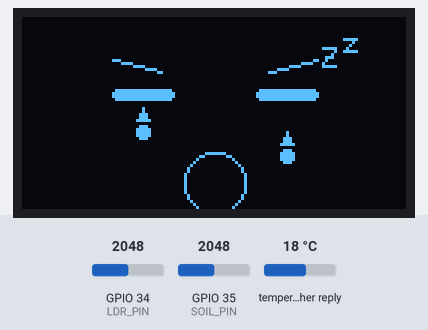
Bench run of a sketch on a simulated ESP32. On the bench: 128×64 one-colour display. The inputs (shaded band) are chosen by the test bench; at power-on: GPIO 35 (SOIL_PIN) = 2048, GPIO 34 (LDR_PIN) = 2048, temperature in the weather reply 18 °C. WiFi joins after 1.5 s; servers stay silent unless stated; the local clock reads 2024-03-15 10:24:30 at power-on unless the sketch sets it; web services answer with replies made up by the test bench.

Above: at 15.8 s.
15.9 s: GPIO 35 (SOIL_PIN) set to 1529
At 16.02 s:
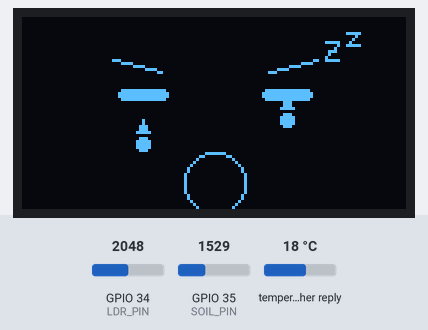
18.2 s: GPIO 35 (SOIL_PIN) set to 1467
At 19.64 s:
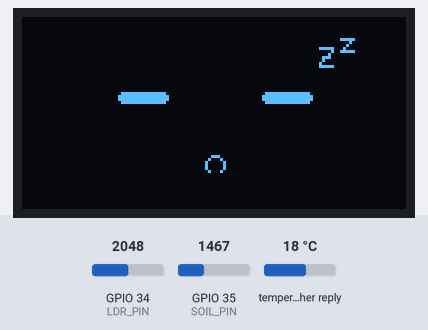
20.8 s: GPIO 34 (LDR_PIN) set to 1939
At 21.64 s:
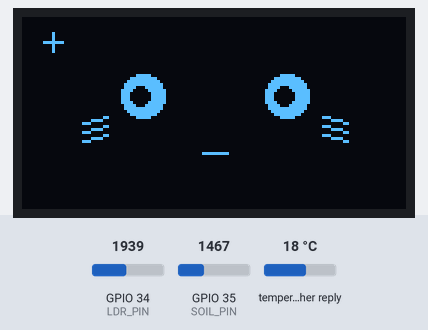
23.5 s: GPIO 34 (LDR_PIN) set to 2047
At 27.49 s:
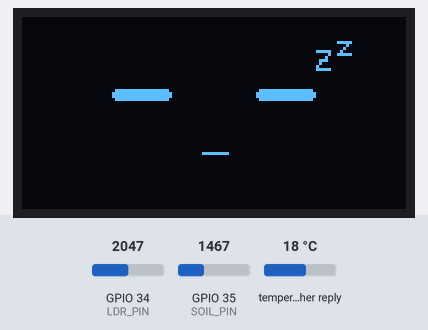
41.4 s: GPIO 35 (SOIL_PIN) set to 3603
At 42.96 s:
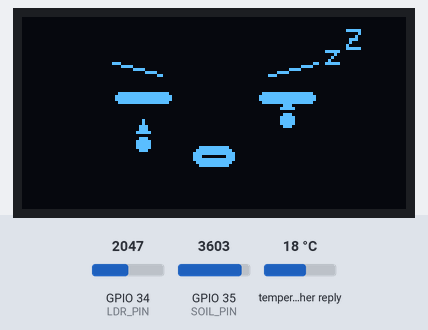
45.2 s: GPIO 34 (LDR_PIN) set to 1228
At 45.97 s:
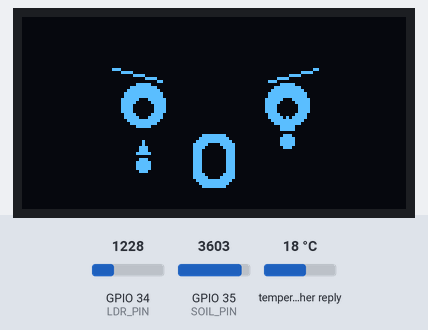

The sketch:

SMART_PLANT_POT.ino
```cpp
/*
  Smart Plant Pot - Fully Animated Face Expressions + Open-Meteo Weather
  ESP32 DevKit V1 + LDR module + Soil moisture module + 0.96" OLED (SSD1306, I2C)
*/

#include <Wire.h>
#include <Adafruit_GFX.h>

#include <Adafruit_SSD1306.h>
#include <WiFi.h>
#include <HTTPClient.h>
#include <ArduinoJson.h>
#include <math.h>
#include <time.h>

#define SCREEN_WIDTH 128
#define SCREEN_HEIGHT 64
#define OLED_RESET    -1
#define SCREEN_ADDRESS 0x3C

Adafruit_SSD1306 display(SCREEN_WIDTH, SCREEN_HEIGHT, &Wire, OLED_RESET);


const int LDR_PIN  = 34;
const int SOIL_PIN = 35;

// ---- CALIBRATE THESE using the Serial Monitor ----
int lightThreshold  = 2000;
int soilWetMax      = 1500;
int soilCriticalMax = 3300;
// ---------------------------------------------------

// ---- WiFi / Location Config ----
const char* WIFI_SSID     = "";
const char* WIFI_PASSWORD = "";

float LATITUDE  = 23.6312;
float LONGITUDE = 86.9758;

// ---- NTP Time Config ----
const char* NTP_SERVER    = "pool.ntp.org";
const long  GMT_OFFSET_SEC = 19800; // UTC+5:30 (IST)
const int   DAYLIGHT_OFFSET_SEC = 0;
// --------------------------------

enum FaceState { HAPPY, CRYING, SLEEPY, SAD_SLEEPY };
FaceState currentState = HAPPY;
bool criticalThirst = false;
float mouthCurve = 0.0;
float mouthOpenAmt = 0.0;

unsigned long lastSensorRead = 0;
const unsigned long SENSOR_INTERVAL = 1500;
unsigned long lastFrame = 0;
const unsigned long FRAME_INTERVAL = 60;

// Weather Timing & Screen Sequencing
unsigned long lastWeatherFetch = 0;
const unsigned long WEATHER_INTERVAL = 30UL * 60UL * 1000UL;   // Fetch every 30 minutes
const unsigned long PAGE_DURATION = 6000;                     // 6 seconds per weather page

enum WeatherDisplayState { SHOW_FACE, SHOW_CURRENT_WEATHER, SHOW_FORECAST };
WeatherDisplayState weatherDisplayState = SHOW_FACE;
unsigned long weatherStateTimer = 0;

// Open-Meteo Variables
float weatherTemp = 0;
int weatherHumidity = 0;
int weatherCode = 0;
bool isDay = true;

// Forecast Arrays
float forecastTemp[4];
int forecastCode[4];
bool forecastIsDay[4];
bool weatherDataValid = false;

void setup() {
  Serial.begin(115200);
  pinMode(LDR_PIN, INPUT);
  pinMode(SOIL_PIN, INPUT);

  if (!display.begin(SSD1306_SWITCHCAPVCC, SCREEN_ADDRESS)) {
    Serial.println(F("OLED not found - check wiring"));
    while (true) delay(1000);
  }
  Wire.setClock(400000);
  display.clearDisplay();
  display.display();

  connectWiFi();
  configTime(GMT_OFFSET_SEC, DAYLIGHT_OFFSET_SEC, NTP_SERVER);
}

int readAveraged(int pin) {
  long sum = 0;
  for (int i = 0; i < 10; i++) {
    sum += analogRead(pin);
    delay(5);
  }
  return sum / 10;
}

// ---------------- WiFi + Weather ----------------

void connectWiFi() {
  WiFi.mode(WIFI_STA);
  WiFi.begin(WIFI_SSID, WIFI_PASSWORD);

  display.clearDisplay();
  display.setTextSize(1);
  display.setTextColor(SSD1306_WHITE);
  display.setCursor(0, 0);
  display.print("Connecting WiFi...");
  display.display();

  unsigned long start = millis();
  while (WiFi.status() != WL_CONNECTED && millis() - start < 15000) {
    delay(300);
    display.print(".");
    display.display();
  }
}

bool fetchWeather() {
  if (WiFi.status() != WL_CONNECTED) {
    WiFi.reconnect();
    delay(2000);
    if (WiFi.status() != WL_CONNECTED) return false;
  }

  HTTPClient http;
  // Updated URL to pull weather_code and is_day for the hourly forecast
  String url = "http://api.open-meteo.com/v1/forecast?latitude=" + String(LATITUDE, 4) +
               "&longitude=" + String(LONGITUDE, 4) +
               "&current=temperature_2m,relative_humidity_2m,weather_code,is_day" +
               "&hourly=temperature_2m,weather_code,is_day" +
               "&forecast_hours=5&timezone=auto";

  http.begin(url);
  int code = http.GET();
  bool ok = false;

  if (code == 200) {
    String payload = http.getString();
    // Increased buffer size to handle the extra hourly arrays
    DynamicJsonDocument doc(3072);
    if (!deserializeJson(doc, payload)) {
      weatherTemp     = doc["current"]["temperature_2m"];
      weatherHumidity = doc["current"]["relative_humidity_2m"];
      weatherCode     = doc["current"]["weather_code"];
      isDay           = doc["current"]["is_day"] == 1;

      for (int i = 0; i < 4; i++) {
        forecastTemp[i]  = doc["hourly"]["temperature_2m"][i + 1];
        forecastCode[i]  = doc["hourly"]["weather_code"][i + 1];
        forecastIsDay[i] = doc["hourly"]["is_day"][i + 1] == 1;
      }

      weatherDataValid = true;
      ok = true;
    }
  }
  http.end();
  return ok;
}

// ---------------- Dynamic Weather Icons (Accepts X/Y coords) ----------------

void drawSunIcon(int cx, int cy) {
  int r = 8;
  display.fillCircle(cx, cy, r, SSD1306_WHITE);
  for (int i = 0; i < 8; i++) {
    float angle = i * PI / 4.0;
    int x1 = cx + (int)(cos(angle) * (r + 3));
    int y1 = cy + (int)(sin(angle) * (r + 3));
    int x2 = cx + (int)(cos(angle) * (r + 6));
    int y2 = cy + (int)(sin(angle) * (r + 6));
    display.drawLine(x1, y1, x2, y2, SSD1306_WHITE);
  }
}

void drawCloudBase(int cx, int cy) {
  display.fillCircle(cx - 8, cy, 6, SSD1306_WHITE);
  display.fillCircle(cx, cy - 4, 8, SSD1306_WHITE);
  display.fillCircle(cx + 8, cy, 6, SSD1306_WHITE);
  display.fillRect(cx - 8, cy, 16, 7, SSD1306_WHITE);
}

void drawRainIcon(int cx, int cy) {
  drawCloudBase(cx, cy);
  unsigned long t = millis() % 600;
  int drop = (int)((t * 6) / 600);
  for (int i = 0; i < 3; i++) {
    int lx = cx - 8 + i * 8, ly = cy + 8 + drop;
    display.drawLine(lx, ly, lx - 1, ly + 4, SSD1306_WHITE);
  }
}

void drawThunderIcon(int cx, int cy) {
  drawCloudBase(cx, cy);
  display.drawLine(cx - 2, cy + 5, cx - 6, cy + 11, SSD1306_WHITE);
  display.drawLine(cx - 6, cy + 11, cx, cy + 11, SSD1306_WHITE);
  display.drawLine(cx, cy + 11, cx - 4, cy + 18, SSD1306_WHITE);
}

void drawSnowIcon(int cx, int cy) {
  drawCloudBase(cx, cy);
  for (int i = 0; i < 3; i++) {
    int sx = cx - 8 + i * 8, sy = cy + 9;
    display.drawLine(sx - 2, sy, sx + 2, sy, SSD1306_WHITE);
    display.drawLine(sx, sy - 2, sx, sy + 2, SSD1306_WHITE);
  }
}

void drawMistIcon(int cx, int cy) {
  for (int i = 0; i < 4; i++) {
    display.drawFastHLine(cx - 14, cy - 9 + i * 6, 28, SSD1306_WHITE);
  }
}

void drawWeatherIcon(int code, int cx, int cy, bool day) {
  if (code == 0 || code == 1) {
    if (day) drawSunIcon(cx, cy); else drawCloudBase(cx, cy);
  }
  else if (code == 2 || code == 3) drawCloudBase(cx, cy);
  else if (code == 45 || code == 48) drawMistIcon(cx, cy);
  else if (code >= 51 && code <= 67) drawRainIcon(cx, cy);
  else if (code >= 71 && code <= 77) drawSnowIcon(cx, cy);
  else if (code >= 80 && code <= 82) drawRainIcon(cx, cy);
  else if (code >= 85 && code <= 86) drawSnowIcon(cx, cy);
  else if (code >= 95) drawThunderIcon(cx, cy);
  else drawSunIcon(cx, cy);
}

// ---------------- Screen 1: Current Weather ----------------

void renderCurrentWeatherScreen() {
  display.clearDisplay();

  // Left: Animated weather icon (Centers around x=24, y=24)
  drawWeatherIcon(weatherCode, 24, 24, isDay);

  // Right: Temperature
  display.setTextSize(2);
  display.setCursor(48, 6);
  display.print((int)round(weatherTemp));
  display.drawCircle(78, 8, 2, SSD1306_WHITE);
  display.setCursor(84, 6);
  display.print("C");

  // Right: Humidity
  display.setTextSize(1);
  display.setCursor(48, 28);
  display.print("Hum: ");
  display.print(weatherHumidity);
  display.print("%");

  // Horizontal divider
  display.drawFastHLine(0, 46, 128, SSD1306_WHITE);

  // Bottom: NTP Synchronized Time
  struct tm timeinfo;
  if (getLocalTime(&timeinfo)) {
    char timeBuf[6];
    strftime(timeBuf, sizeof(timeBuf), "%H:%M", &timeinfo);
    display.setTextSize(2);
    display.setCursor(36, 49);
    display.print(timeBuf);
  }

  display.display();
}

// ---------------- Screen 2: Forecast (Icons) ----------------

void renderForecastScreen() {
  display.clearDisplay();

  // Top Title Bar
  display.setTextSize(1);
  display.setCursor(18, 1);
  display.print("4-HOUR FORECAST");
  display.drawFastHLine(0, 11, 128, SSD1306_WHITE);

  // 4 Columns for the 4 hours
  int xPos[] = {16, 48, 80, 112};

  for (int i = 0; i < 4; i++) {
    // Hour offset labels (+1h, +2h, etc.)
    display.setCursor(xPos[i] - 8, 15);
    display.print("+"); display.print(i + 1); display.print("h");

    // Dynamic Weather Icon for that specific hour
    // Centers the icon vertically in the middle of the screen
    drawWeatherIcon(forecastCode[i], xPos[i], 36, forecastIsDay[i]);

    // Temperature value below the icon
    display.setCursor(xPos[i] - 6, 54);
    display.print((int)round(forecastTemp[i]));
    display.print((char)247); // Degree symbol
  }

  display.display();
}

// ---------------- Face building blocks ----------------

int pupilDX() { return (int)(sin(millis() / 900.0) * 2); }
int pupilDY() { return (int)(sin(millis() / 1300.0) * 1); }
int happyBob()  { return (int)(sin(millis() / 500.0) * 2); }
int sleepyBob() { return (int)(sin(millis() / 1500.0) * 2); }
int cryBob()    { return 2 + (int)(sin(millis() / 300.0) * 1); }

bool isBlinking() { return (millis() % 4000 > 3850); }
bool isFluttering() { return (millis() % 5000 > 4800); }

void drawEyesOpen(int yOff, int pdx, int pdy) {
  display.fillCircle(40, 27 + yOff, 7, SSD1306_WHITE);
  display.fillCircle(88, 27 + yOff, 7, SSD1306_WHITE);
  display.fillCircle(40 + pdx, 27 + yOff + pdy, 3, SSD1306_BLACK);
  display.fillCircle(88 + pdx, 27 + yOff + pdy, 3, SSD1306_BLACK);
}

void drawEyesClosedLine(int yOff) {
  display.fillRoundRect(32, 25 + yOff, 18, 4, 2, SSD1306_WHITE);
  display.fillRoundRect(80, 25 + yOff, 18, 4, 2, SSD1306_WHITE);
}

void drawEyesBreathingClosed(int yOff) {
  int width = 16 + (int)((millis() / 200) % 6);
  display.fillRoundRect(40 - width / 2, 25 + yOff, width, 4, 2, SSD1306_WHITE);
  display.fillRoundRect(88 - width / 2, 25 + yOff, width, 4, 2, SSD1306_WHITE);
}

void drawSleepyEyes(int yOff) {
  if (isFluttering()) {
    display.fillCircle(40, 27 + yOff, 4, SSD1306_WHITE);
    display.fillCircle(88, 27 + yOff, 4, SSD1306_WHITE);
  } else {
    drawEyesBreathingClosed(yOff);
  }
}

float mouthTargetCurve(FaceState state) {
  if (state == HAPPY) return 1.0;
  if (state == SLEEPY) return 0.0;
  return -1.0;
}

float mouthTargetOpen(FaceState state) {
  if ((state == CRYING || state == SAD_SLEEPY) && criticalThirst) return 1.0;
  return 0.0;
}

void updateMouthAnimation() {
  float targetCurve = mouthTargetCurve(currentState);
  float targetOpen  = mouthTargetOpen(currentState);
  const float speed = 0.06;
  mouthCurve   += (targetCurve - mouthCurve) * speed;
  mouthOpenAmt += (targetOpen  - mouthOpenAmt) * speed;
}

void drawMouthDynamic(int yOff) {
  int cx = 64, cy = 46 + yOff;

  if (mouthOpenAmt > 0.05) {
    int h = (int)(4 + mouthOpenAmt * 14 + sin(millis() / 200.0) * 2 * mouthOpenAmt);
    if (h < 2) h = 2;
    display.fillRoundRect(cx - 7, cy - h / 2, 14, h, min(5, h / 2), SSD1306_WHITE);
    if (h > 6) display.fillRoundRect(cx - 4, cy - h / 2 + 3, 8, h - 6, 3, SSD1306_BLACK);
    return;
  }

  float wobble = sin(millis() / (mouthCurve < 0 ? 150.0 : 400.0));
  int r = (int)(fabs(mouthCurve) * 13 + wobble);

  if (r < 2) {
    int halfLen = 4 + (int)(fabs(mouthCurve) * 8);
    display.drawLine(cx - halfLen, cy, cx + halfLen, cy, SSD1306_WHITE);
    return;
  }

  if (mouthCurve > 0) {
    int cy2 = cy - r;
    display.drawCircle(cx, cy2, r, SSD1306_WHITE);
    display.fillRect(cx - r - 2, cy2 - r - 2, 2 * r + 4, r + 2, SSD1306_BLACK);
  } else {
    int cy2 = cy + r;
    display.drawCircle(cx, cy2, r, SSD1306_WHITE);
    display.fillRect(cx - r - 2, cy2 + r, 2 * r + 4, r + 2, SSD1306_BLACK);
  }
}

void drawSadEyebrows(int yOff) {
  display.drawLine(30, 15 + yOff, 46, 19 + yOff, SSD1306_WHITE);
  display.drawLine(82, 19 + yOff, 98, 15 + yOff, SSD1306_WHITE);
}

void drawBlush(int yOff) {
  for (int i = 0; i < 3; i++) {
    display.drawLine(20, 36 + i * 3 + yOff, 28, 34 + i * 3 + yOff, SSD1306_WHITE);
    display.drawLine(100, 34 + i * 3 + yOff, 108, 36 + i * 3 + yOff, SSD1306_WHITE);
  }
}

void drawStar(int x, int y) {
  display.drawLine(x - 3, y, x + 3, y, SSD1306_WHITE);
  display.drawLine(x, y - 3, x, y + 3, SSD1306_WHITE);
}

void drawSparkles() {
  unsigned long phase = millis() % 1600;
  if (phase < 800) drawStar(10, 8);
  else drawStar(116, 10);
}

void drawTearsDetailed(int yOff) {
  unsigned long t1 = millis() % 900;
  unsigned long t2 = (millis() + 450) % 900;
  int y1 = 34 + yOff + (int)((t1 * 16) / 900);
  int y2 = 34 + yOff + (int)((t2 * 16) / 900);

  display.fillTriangle(38, y1 - 4, 42, y1 - 4, 40, y1 - 8, SSD1306_WHITE);
  display.fillCircle(40, y1, 2, SSD1306_WHITE);
  display.fillTriangle(86, y2 - 4, 90, y2 - 4, 88, y2 - 8, SSD1306_WHITE);
  display.fillCircle(88, y2, 2, SSD1306_WHITE);

  if (t1 > 850) {
    display.drawLine(36, 50 + yOff, 38, 52 + yOff, SSD1306_WHITE);
    display.drawLine(44, 50 + yOff, 42, 52 + yOff, SSD1306_WHITE);
  }
  if (t2 > 850) {
    display.drawLine(84, 50 + yOff, 86, 52 + yOff, SSD1306_WHITE);
    display.drawLine(92, 50 + yOff, 90, 52 + yOff, SSD1306_WHITE);
  }
}

void drawZzzAnimated() {
  display.setTextSize(1);
  display.setTextColor(SSD1306_WHITE);

  unsigned long tA = millis() % 2000;
  float pA = tA / 2000.0;
  display.setCursor(96 + (int)(pA * 14), 12 - (int)(pA * 10));
  display.print("z");

  unsigned long tB = (millis() + 1000) % 2000;
  float pB = tB / 2000.0;
  display.setCursor(96 + (int)(pB * 14), 12 - (int)(pB * 10));
  display.print("Z");
}

// ---------------- State + Render ----------------

void updateSensors() {
  int lightVal = readAveraged(LDR_PIN);
  int soilVal  = readAveraged(SOIL_PIN);

  bool goodLight = (lightVal < lightThreshold);
  bool goodWater = (soilVal < soilWetMax);
  criticalThirst = (soilVal > soilCriticalMax);

  if (!goodWater && !goodLight)      currentState = SAD_SLEEPY;
  else if (!goodWater)               currentState = CRYING;
  else if (!goodLight)               currentState = SLEEPY;
  else                               currentState = HAPPY;
}

void renderFace() {
  display.clearDisplay();
  updateMouthAnimation();

  switch (currentState) {
    case HAPPY: {
      int yOff = happyBob();
      if (isBlinking()) drawEyesClosedLine(yOff);
      else drawEyesOpen(yOff, pupilDX(), pupilDY());
      drawMouthDynamic(yOff);
      drawBlush(yOff);
      drawSparkles();
      break;
    }
    case CRYING: {
      int yOff = cryBob();
      drawSadEyebrows(yOff);
      if (isBlinking()) drawEyesClosedLine(yOff);
      else drawEyesOpen(yOff, 0, 1);
      drawMouthDynamic(yOff);
      drawTearsDetailed(yOff);
      break;
    }
    case SLEEPY: {
      int yOff = sleepyBob();
      drawSleepyEyes(yOff);
      drawMouthDynamic(yOff);
      drawZzzAnimated();
      break;
    }
    case SAD_SLEEPY: {
      int yOff = sleepyBob();
      drawSadEyebrows(yOff);
      drawSleepyEyes(yOff);
      drawMouthDynamic(yOff);
      drawTearsDetailed(yOff);
      drawZzzAnimated();
      break;
    }
  }
  display.display();
}

void loop() {
  unsigned long now = millis();

  // 1. Read Soil & Light Sensors
  if (now - lastSensorRead >= SENSOR_INTERVAL) {
    lastSensorRead = now;
    updateSensors();
  }

  // 2. Trigger Weather Fetch every WEATHER_INTERVAL
  if (lastWeatherFetch == 0 || now - lastWeatherFetch >= WEATHER_INTERVAL) {
    lastWeatherFetch = now;
    if (fetchWeather()) {
      weatherDisplayState = SHOW_CURRENT_WEATHER;
      weatherStateTimer = now;
    }
  }

  // 3. Screen State Transitions (Current -> Forecast -> Face)
  if (weatherDisplayState == SHOW_CURRENT_WEATHER) {
    if (now - weatherStateTimer >= PAGE_DURATION) {
      weatherDisplayState = SHOW_FORECAST;
      weatherStateTimer = now;
    }
  } else if (weatherDisplayState == SHOW_FORECAST) {
    if (now - weatherStateTimer >= PAGE_DURATION) {
      weatherDisplayState = SHOW_FACE;
    }
  }

  // 4. Render Active Screen
  if (now - lastFrame >= FRAME_INTERVAL) {
    lastFrame = now;
    if (weatherDisplayState == SHOW_CURRENT_WEATHER) {
      renderCurrentWeatherScreen();
    } else if (weatherDisplayState == SHOW_FORECAST) {
      renderForecastScreen();
    } else {
      renderFace();
    }
  }
}
```

Measured:
- the behaviour switches between 1500 and 1499 on GPIO 35 (SOIL_PIN) (found by bisection; images 1 and 2)
- the behaviour switches between 2000 and 1999 on GPIO 34 (LDR_PIN) (found by bisection; images 2 and 3)
- after the input at 18.2 s, the display: first differs from a run without the input after 0.43 s (image 2 shows a later state)
- after the input at 20.8 s, the display: first differs from a run without the input after 0.67 s (image 3)
- after the input at 23.5 s, the display: first differs from a run without the input after 0.99 s (image 4 shows a later state)
- after the input at 45.2 s, the display: first differs from a run without the input after 0.62 s (image 6)
